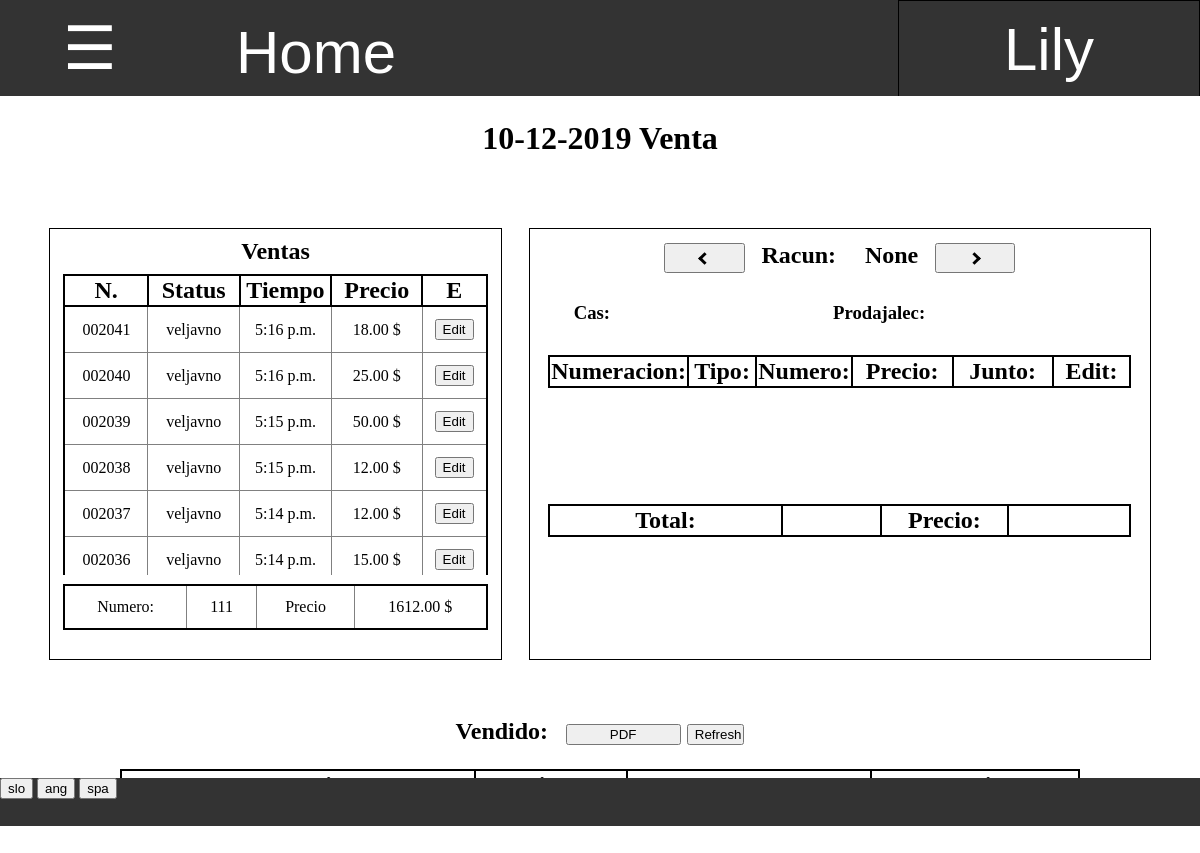
The page /zaloga/90/dnevna_prodaja/arhiv/ogled/90/ (signed in) on the database its author committed.
### zaloga/models.py (models this page shows, shortened)
class Dnevna_prodaja(models.Model):
    zaloga = models.ForeignKey(Zaloga, default=1, on_delete=models.CASCADE)
    prodaja = models.ForeignKey(Prodaja, default=1, on_delete=models.CASCADE)
    datum = models.DateField(default=timezone.now)
    title = models.CharField(default="", max_length=20)
    tip = 'dnevna_prodaja'
    @property
    def aktivni_racun(self):
        return self.baza_set.all().filter(tip='racun', status = "aktivno").first()
    @property
    def racuni(self):
        return self.baza_set.filter(tip='racun',status='veljavno').order_by('-pk').prefetch_related('vnos_set')
    @property
    def urejeni_vnosi(self):
        return Vnos.objects.filter(baza__dnevna_prodaja = self, baza__status="veljavno").order_by('dimenzija')
    @property
    def skupna_cena(self):
        cena = 0
        for vnos in Vnos.objects.filter(baza__dnevna_prodaja=self,baza__status="veljavno"):
            cena += vnos.cena * vnos.stevilo
        return cena
    @property
    def skupno_stevilo(self):
        stevilo = 0
        for vnos in Vnos.objects.filter(baza__dnevna_prodaja=self,baza__status="veljavno"):
            stevilo += vnos.stevilo
        return stevilo
    @property
    def prodane(self):
        prodane = {}
        for vnos in self.urejeni_vnosi:
            dimenzija_vnos = str(vnos.dimenzija) + '-' + vnos.tip
            if dimenzija_vnos in prodane:
                prodane[dimenzija_vnos]['stevilo'] += vnos.stevilo
                prodane[dimenzija_vnos]['cena'] += vnos.cena * vnos.stevilo
            else:
                slovar = {'dimenzija':vnos.dimenzija.dimenzija, 'stevilo':vnos.stevilo,'tip':vnos.tip,'cena':vnos.cena * vnos.stevilo}
                prodane.update({dimenzija_vnos:slovar})
        return prodane
    @property
    def activity_log(self):
        activity_log = []
        for racun in self.racuni:
            for vnos in racun.vnos_set.all():
                activity_log.append({
                    'dimenzija':vnos.dimenzija,
                    'stevilo':vnos.stevilo,
                    'tip':vnos.tip,
                    'cena':vnos.stevilo * vnos.cena,
                    'cas': racun.cas,
                })
        return activity_log

class Baza(models.Model):
    author = models.ForeignKey(User,default=1, on_delete=models.CASCADE)
    title = models.CharField(default="",max_length=15)
    datum = models.DateField(default=timezone.now)
    zaloga = models.ForeignKey(Zaloga, default=1 ,on_delete=models.CASCADE)
    status = models.CharField(default="aktivno",max_length=10)
    sprememba_zaloge = models.IntegerField(default = -1)
    tip = models.CharField(default="prevzem",max_length=20, choices=TIPI_BAZE)
    kontejner = models.OneToOneField(Kontejner,null=True,default=None,blank=True, on_delete=models.CASCADE)
    popust = models.IntegerField(default = None, null=True, blank=True)
    stranka = models.ForeignKey(Stranka, on_delete=models.CASCADE, default=None, null=True, blank=True)
    cas = models.TimeField(default=None,null=True,blank=True)
    dnevna_prodaja = models.ForeignKey(Dnevna_prodaja, on_delete=models.CASCADE, default=None, null=True, blank=True)
    prevoz = models.DecimalField(default=None,null=True,blank=True,max_digits=5, decimal_places=2)
    @property
    def skupna_cena(self):
        try:
            cena = 0
            for vnos in self.vnos_set.all():
                cena += vnos.skupna_cena
            return cena
        except:
            return None
    @property
    def cena_popusta(self):
        try:
            return round(float(self.skupna_cena) * (self.popust / 100))
        except:
            return None
    @property
    def koncna_cena(self):
        try:
            if self.prevoz != None:
                return self.skupna_cena - self.cena_popusta + self.cena_prevoza
            else:
                return self.skupna_cena - self.cena_popusta
        except:
            return None

class Vnos(models.Model):
    dimenzija = models.ForeignKey(Dimenzija,default=0,on_delete=models.CASCADE)
    tip = models.CharField(default="Y", choices=TIPI_SESTAVINE, max_length=10)
    stevilo = models.IntegerField()
    baza = models.ForeignKey(Baza,default=0, on_delete=models.CASCADE)
    cena = models.DecimalField(decimal_places=2,max_digits=5,default=None,null=True,blank=True)
    sprememba = models.ForeignKey(Sprememba,default=None,null=True,blank=True,on_delete=models.CASCADE)
    @property
    def skupna_cena(self):
        try:
            return self.stevilo * self.cena
        except:
            return None

### program/models.py (models this page shows, shortened)
class Profil(models.Model):
    user = models.OneToOneField(User,on_delete=models.CASCADE)
    jezik =  models.CharField(default="spa",max_length=3, choices=JEZIKI)
    aktivna_zaloga = models.ForeignKey(Zaloga, default=1, on_delete=models.CASCADE)
    dovoljene_zaloge = models.ManyToManyField(Zaloga, related_name = "dovoljene")
    stranka = models.OneToOneField(Stranka, on_delete=models.CASCADE, default=None, null=True, blank=True)
    celo_ime = models.CharField(default="",max_length=40)
    tip_banke = models.CharField(default="",max_length=40)
    stevilka_racuna = models.CharField(default="",max_length=40)
    telefon = models.CharField(default="",max_length=40)

### zaloga/my_views/pviews.py (the view)
# urls.py: path('arhiv/ogled/<int:pk_prodaje>/', pviews.ogled_dnevne_prodaje, name='ogled_dnevne_prodaje'),
def ogled_dnevne_prodaje(request,zaloga, pk_prodaje):
    prodaja = Dnevna_prodaja.objects.get(pk = pk_prodaje)
    return pokazi_stran(request, 'prodaja/dnevna_prodaja.html', {'danasnja':False,'prodaja': prodaja})

### program/models.py (called while the page is built)
    @property
    def vrni_jezike(self):
        return JEZIKI

### request_funkcije.py (called while the page is built)
def vrni_slovar(request):
    with open('slovar.json') as dat:
        slovar = json.load(dat)
    return slovar

def pokazi_stran(request, html, baze={}):
    je_stranka = False
    program = Program.objects.first()
    zaloga = request.user.profil.aktivna_zaloga
    if request.user.profil.stranka != None:
        je_stranka = True
    slovar = {'je_stranka':je_stranka,'program':program,'slovar':vrni_slovar(request),'jezik':request.user.profil.jezik}
    slovar.update(baze)
    if not 'zaloga' in baze:
        slovar.update({'zaloga':zaloga})
    slovar.update({'zaloga_pk':slovar['zaloga'].pk})
    return render(request, html, slovar)

### zaloga/models.py (called while the page is built)
    @property
    def tipi_prodaj(self):
        return json.loads(self.tipi_prodaje)

    def __str__(self):
        return self.dimenzija

### zaloga/templatetags/zaloga_exstras.py (called while the page is built)
@register.filter(name="ima_prodajo")
def ima_prodajo(zaloga,prodaja):
    return prodaja in zaloga.tipi_prodaj

@register.filter
def keyvalue(dict, key):
    return dict[key]

### prodaja/templates/prodaja/dnevna_prodaja.html (shortened to what this page needs)
{% extends 'program/base.html' %}
{% load zaloga_exstras %}
{% block content %}
{% if prodaja == None %}
    <h1>
        {{zaloga.danes}}
    </h1>
    <div class="ustvari_prodajo">
        <form style="width:100%;height:100%;display:inline-block" action="{% url 'nova_dnevna_prodaja' zaloga.pk %}" method="POST">
            {% csrf_token %}
            <input style="width:60%;height:35%;font-size:150%" type="submit" value="{{slovar|keyvalue:'Nova dnevna prodaja'|keyvalue:jezik}}">
        </form>
    </div>
{% else %}
    <h1>
        {{prodaja.title}} {{slovar|keyvalue:'Prodaja'|keyvalue:jezik}}
    </h1>
    {% include 'prodaja/racuni.html' with racuni=racuni %}
    {% include 'prodaja/prodane.html' with prodaja=prodaja %}
{% endif %}
{% endblock %}

### program/templates/css/navbar.html (shortened to what this page needs)
{% load zaloga_exstras %}
<div id="navbar" class="navbar">
    {% if je_stranka %}
        <div style="display:inline-block;width:28%"><a href="{% url 'stranka_pregled_narocil' %}" style="width:100%"> Pregled narocil </a></div>
        <div style="display:inline-block;width:22%"><a href="{% url 'stranka_zgodovina' %}" style="width:100%"> Zgodovina </a></div>
        <a style="width:15%" href="/">Home</a>
    {% else %}
        <button onclick="odpri()" class="nav" style="width:15%"> ☰ </button>
        <a style="width:20%" href="/">Home</a>
    {% endif %}
    <div class="racun dropdown" id="racun">
        <button class="dropbtn" >{{ user.get_username }}
        </button>
    </div>
</div>

### prodaja/templates/prodaja/racuni.html (shortened to what this page needs)
{% load zaloga_exstras %}
<div class="inline" style="width:94%;height:70%;margin-top:3%;text-align:center">
    <div class="inline racuni">
        <h2> {{slovar|keyvalue:'Racuni'|keyvalue:jezik}} </h2>
        <div class="tabela">
            <table id="tabela_racunov" class="tabela_vnosov">
                <tr>
                    <th width="20%"> N.</th>
                    <th width="22%"> {{slovar|keyvalue:'Status'|keyvalue:jezik}} </th>
                    <th width="22%"> {{slovar|keyvalue:'Cas'|keyvalue:jezik}} </th>
                    <th width="22%"> {{slovar|keyvalue:'Cena'|keyvalue:jezik}} </th>
                    <th width="16%"> E </th>
                </tr>
                {% for racun in prodaja.racuni %}
                <tr id="{{racun.pk}}" class="racun">
                    <td> {{racun.title}} </td>
                    <td> {{racun.status}} </td>
                    <td> {{racun.cas}} </td>
                    <td> {{racun.koncna_cena}} $ </td>
                    <td>  <button class="poglej_racun"> Edit </button></td>
                </tr>
                {% endfor %}
            </table>
        </div>
        <div class="tabela">
            <table class="tabela_vnosov">
                <tr>
                    <td> {{slovar|keyvalue:'Stevilo'|keyvalue:jezik}}: </td>
                    <td id="skupno_stevilo_prodaje"> {{prodaja.skupno_stevilo}}</td>
                    <td> {{slovar|keyvalue:'Cena'|keyvalue:jezik}} </td>
                    <td id="skupna_cena_prodaje"> {{prodaja.skupna_cena}} $</td>
                </tr>
            </table>
        </div>
    </div>
    <div class="racun inline">
        <button class="prejsnji"> <i class="arrow levo"></i> </button>
        <h2 class="inline "> Racun: </h2>
        <h2 id="title" class="inline"> None </h2>
        <button class="naslednji"> <i class="arrow desno"></i> </button>
        <div>
            <h3 class="inline" style="margin:left:3%;width:15%"> Cas: </h3>
            <h3  class="inline" style="width:15%">Prodajalec: </h3>
        </div>
        <div class="tabela" style="height:32%">
            <table id="tabela_racuna" class="tabela_vnosov" >
                <tr>
                    <th width="22%"> {{slovar|keyvalue:'Dimenzija'|keyvalue:jezik}}: </th>
                    <th width="12%"> {{slovar|keyvalue:'Tip'|keyvalue:jezik}}: </th>
                    <th width="15%"> {{slovar|keyvalue:'Stevilo'|keyvalue:jezik}}: </th>
                    <th width="18%"> {{slovar|keyvalue:'Cena'|keyvalue:jezik}}: </th>
                    <th width="18%"> {{slovar|keyvalue:'Skupno'|keyvalue:jezik}}: </th>
                    <th width="14%"> Edit: </th>
                </tr>
            </table>
        </div>
        <div class="tabela" style="height:10%">
            <table id="skupno_racuna" class="tabela_vnosov" >
                <tr>
                    <th width="40%" colspan="2"> {{slovar|keyvalue:'Skupno stevilo'|keyvalue:jezik}}: </th>
                    <th width="17%" id="skupno_stevilo_racuna"> </th>
                    <th width="22%"> {{slovar|keyvalue:'Cena'|keyvalue:jezik}}: </th>
                    <th width="22%" id="skupna_cena_racuna"> </th>
                </tr>
            </table>
        </div>
    </div>
</div>

### prodaja/templates/prodaja/prodane.html (shortened to what this page needs)
{% load zaloga_exstras %}
<div class="sestavine">
    <h2>
        {{slovar|keyvalue:'Prodane'|keyvalue:jezik}}:
        <form style="display:inline-block;width:10%;margin-left:1%;" action="{% url 'pdf_dnevne_prodaje' zaloga.pk prodaja.pk 'prodane' %}" method="GET">
            <input type="submit" value="PDF" style="width:100%">
        </form>
        <form style="display:inline-block;width:5%;" action="{% url 'dnevna_prodaja' zaloga.pk %}" method="GET">
            <input type="submit" value="{{slovar|keyvalue:'Osvezi'|keyvalue:jezik}}" style="width:100%">
        </form>
    </h2>
    <div style="display:inline-block;width:80%;margin-bottom:3%">
        <table  class="tabela_vnosov">
            <tr class="header">
                <th>{{slovar|keyvalue:'Dimenzija'|keyvalue:jezik}}:</th>
                <th>{{slovar|keyvalue:'Tip'|keyvalue:jezik}}:</th>
                <th>{{slovar|keyvalue:'Stevilo'|keyvalue:jezik}}:</th>
                <th>{{slovar|keyvalue:'Cena'|keyvalue:jezik}}:</th>
            </tr>
        </table>
    </div>
</div>

### program/static/css/footer.css (style rules this page uses)
div { margin: 0%; padding: 0%; }
div input { margin: 0%; }
div form { margin:0%; padding: 0% }

### program/static/css/osnovno.css (style rules this page uses)
.inline { display:inline-block }

### program/templates/program/base.html (style rules this page uses)
body { margin: 0%; padding: 0%; overflow:hidden; }
div { margin: 0%; padding: 0%; }

### program/templates/css/tabele.html (style rules this page uses)
table.tabela_vnosov { width:100%; border-spacing:0; border: 2px solid black; border-collapse: collapse; padding:0.5%; table-layout:"fixed" }
table.tabela_vnosov th { border: 2px solid black; border-collapse: collapse; font-size: 150%; }
table.tabela_vnosov td { font-size: 100%; text-align: center; border: 1px solid grey; padding: 1vmin; border-collapse: collapse; }

### program/templates/css/navbar.html (style rules this page uses)
.navbar { overflow: hidden; background-color: #333; font-family: Arial; height:12% }
.navbar a { float: left; font-size: 5vmin; color: white; text-align: center; padding: 18px 16px; text-decoration:none; height:100%; }
.navbar .dropdown, .nav { float: left; height:100%; width:100%; margin:0; overflow:hidden; }
.navbar .dropdown .dropbtn, .nav { font-size: 5vmin; border: none; outline: none; color: white; padding: 12px 16px; width:100%; height:100%; background-color: inherit; font-family: inherit; margin: 0; }
.navbar .racun { float:right; width:300px; overflow:hidden }

### prodaja/templates/prodaja/dnevna_prodaja.html (style rules this page uses)
div.tabela { display:block; position:relative; left:3%; width:94%; height:70%; margin-top:2%; overflow:auto; }
h2,h1 { margin:2%; }

### prodaja/templates/prodaja/racuni.html (style rules this page uses)
div.racuni { width:40%; height:90%; border:1px solid black; vertical-align:top; margin:1%; }
div.racun { width:55%; height:90%; border:1px solid black; vertical-align:top; margin:1% }
button.naslednji, button.prejsnji { width:13%; height:7%; }
i.arrow { border: solid black; border-width: 0 3px 3px 0; display: inline-block; padding: 3px; }
.desno { transform: rotate(-45deg); -webkit-transform: rotate(-45deg); }
.levo { transform: rotate(135deg); -webkit-transform: rotate(135deg); }

### rows shown on the page
Dnevna_prodaja: title "10-12-2019", skupno_stevilo "111", skupna_cena "1612.00"
Profil: jezik "Venta", jezik "Ventas", jezik "Status", jezik "Tiempo", jezik "Precio", jezik "Numero", jezik "Numeracion", jezik "Tipo", jezik "Junto", jezik "Total", jezik "Vendido", jezik "Refresh"
Baza: title "002041", status "veljavno", cas "5:16 p.m.", koncna_cena "18.00"
Baza: title "002040", status "veljavno", cas "5:16 p.m.", koncna_cena "25.00"
Baza: title "002039", status "veljavno", cas "5:15 p.m.", koncna_cena "50.00"
Baza: title "002038", status "veljavno", cas "5:15 p.m.", koncna_cena "12.00"
Baza: title "002037", status "veljavno", cas "5:14 p.m.", koncna_cena "12.00"
Baza: title "002036", status "veljavno", cas "5:14 p.m.", koncna_cena "15.00"

### other values the page prints
{{ user.get_username }} "Lily"
